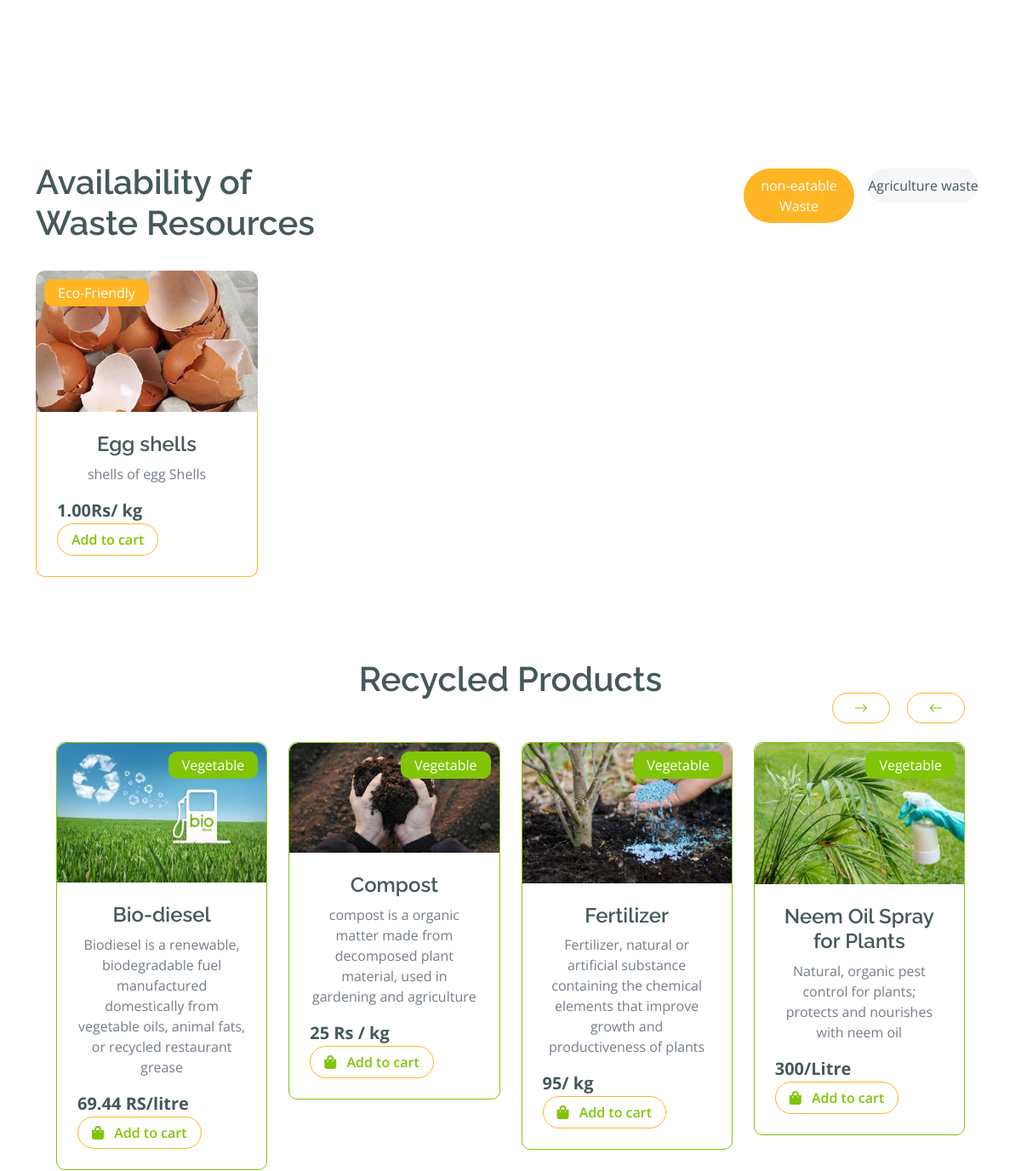
Before: / (middle part) with the older database file.
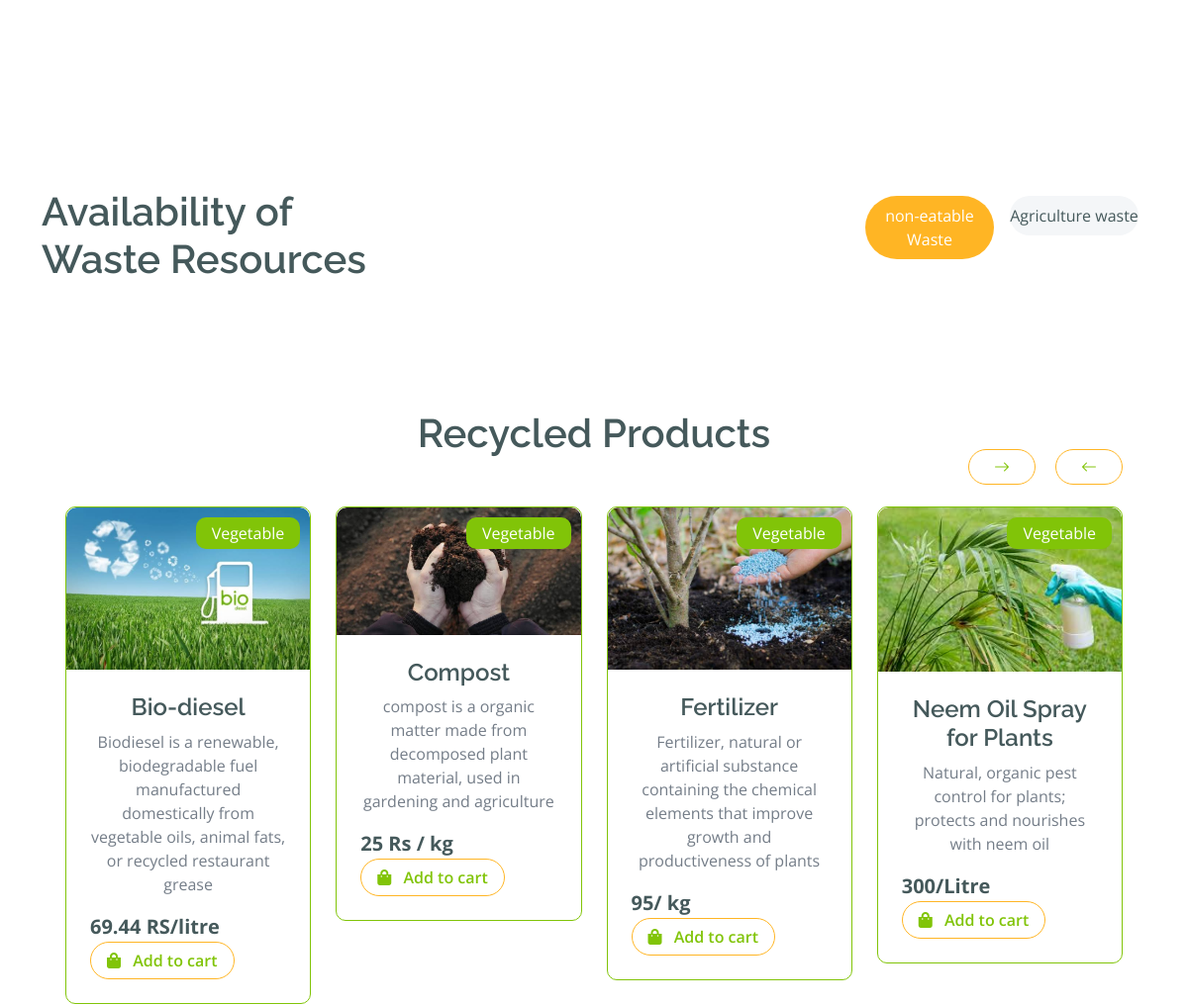
After: the same page with the newer database file.
### products/models.py (models this page shows, shortened)
class Category(models.Model):
  Name = models.CharField(max_length=255)

class Product(models.Model):
  Name = models.CharField(max_length=255)
  Description = models.TextField(blank=True)
  Price = models.CharField(max_length=10)
  Category = models.ForeignKey(Category, on_delete=models.CASCADE)
  Image = models.ImageField(upload_to='products/', blank=True)
  Seller = models.ForeignKey(Seller, on_delete=models.CASCADE,default = 1)

### products/views.py (the view)
# urls.py: path('', products_views.index, name="index"),
def index(request):
    categories = Category.objects.all()
    products_by_category = {}
    for category in categories:
        products = Product.objects.filter(Category=category)
        products_by_category[category.Name] = products
    context = {
        'categories': categories,
        'products_by_category': products_by_category
    }
    return render(request,'index.html', context)

### products/context_processors.py (called while the page is built)
def user_email(request):
    if request.user.is_authenticated:
        return {'user_email': request.user.email}
    return {user_email: 'Please login into your account'}

### templates/index.html (shortened to what the changed rows need)
{%extends 'base.html'%}
{% load static %}
{% load mathfilters %}
{% load custom_filters %}
{%block content%}
    <div class="container-fluid fruite py-5">
        <div class="container py-5">
            <div class="tab-class text-center">
                <div class="row g-4">
                    <div class="col-lg-4 text-start">
                        <h1>Availability of Waste Resources</h1>
                    </div>
                    <div class="col-lg-8 text-end">
                        <ul class="nav nav-pills d-inline-flex text-center mb-5">
                            {% for i in categories %}
                            <li class="nav-item">
                                <a class="d-flex m-2 py-2 bg-light rounded-pill {% if i.id == 1 %}active{% endif %}" data-bs-toggle="pill"
                                    href="#tab-{{i.id}}">
                                    <span class="text-dark" style="width: 130px;">{{i.Name}} </span>
                                </a>
                            </li>
                            {% endfor%}
                        </ul>
                    </div>
                </div>
    <div class="tab-content">
        {% for category in categories %}
        <div id="tab-{{ category.id }}" class="tab-pane fade show p-0 {% if category.id == 1 %} active {% endif %}">
            <div class="row g-4">
                <div class="col-lg-12">
                    <div class="row g-4">
                        {% for cat_name, products in products_by_category.items %}
                        {% if cat_name == category.Name %}
                            {% for product in products %}
                            <div class="col-md-6 col-lg-4 col-xl-3">
                                <div class="rounded position-relative fruite-item">
                                    <div class="fruite-img">
                                        <img src="{{ product.Image.url }}" class="img-fluid w-100 rounded-top" alt="">
                                    </div>
                                    <div class="text-white bg-secondary px-3 py-1 rounded position-absolute" style="top: 10px; left: 10px;">
                                        Eco-Friendly
                                    </div>
                                    <div class="p-4 border border-secondary border-top-0 rounded-bottom">
                                        <h4>{{ product.Name }}</h4>
                                        <p>{{ product.Description }}</p>
                                        <div class="d-flex justify-content-between flex-lg-wrap">
                                            <p class="text-dark fs-5 fw-bold mb-0">{{ product.Price }}Rs/ kg</p>
                                            <button onclick="addToCart({{ product.id }})" class="add-to-cart btn border border-secondary rounded-pill px-3 text-primary" data-product-id="{{ product.id }}">
                                                Add to cart
                                            </button>
                                        </div>
                                    </div>
                                </div>
                            </div>
                            {% endfor %}
                        {% endif %}
                        {% empty %}
                        No items to display
                        {% endfor %}
                    </div>
                </div>
            </div>
        </div>
        {% endfor %}
    </div>
</body>
</html>
    <div class="container-fluid vesitable py-5">
        <div class="container py-5">
            <h1 class="mb-0">Recycled Products</h1>
        </div>
    </div>
{%endblock%}

Changed rows visible on the page:
removed Product: Image (picture), Name "Egg shells", Description "shells of egg Shells", Price "1.00", shown under Category "non-eatable Waste"
